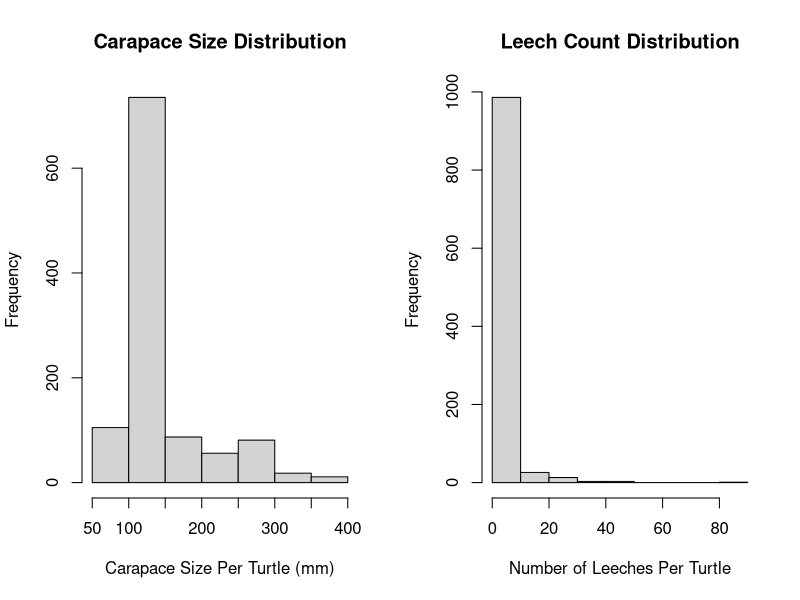
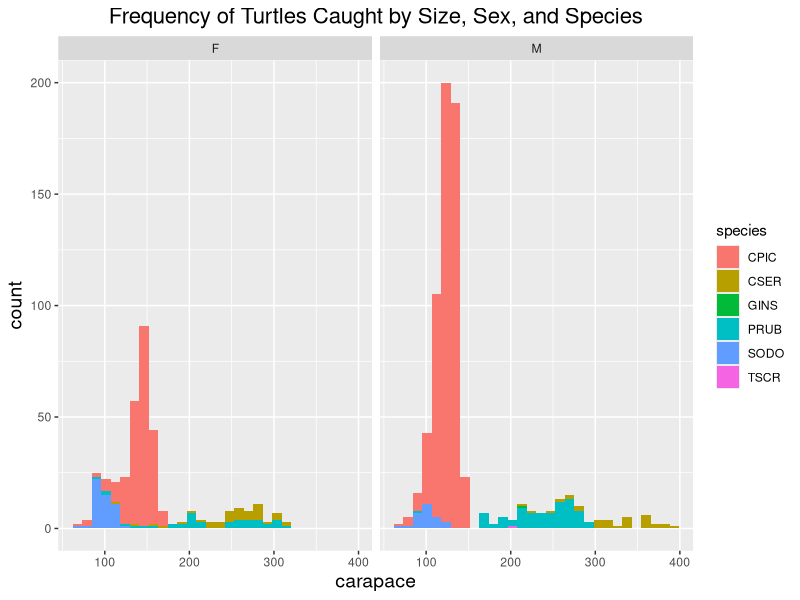
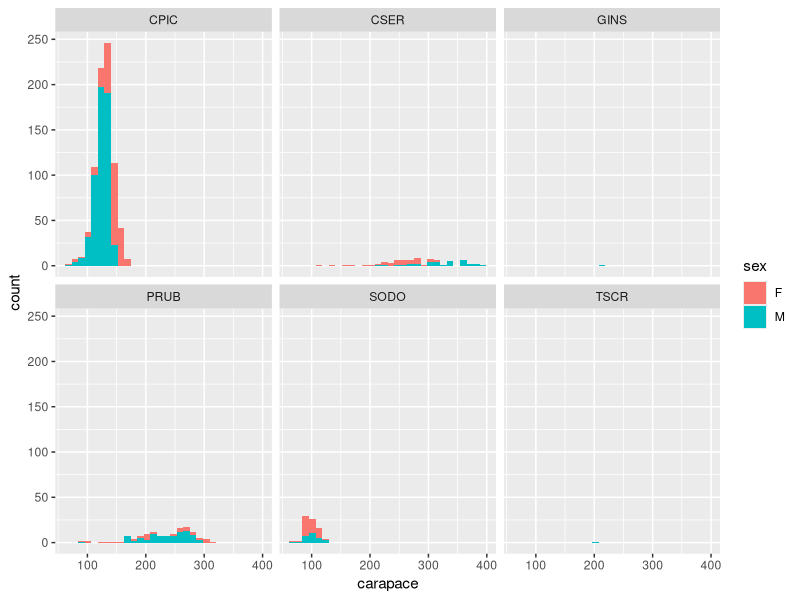
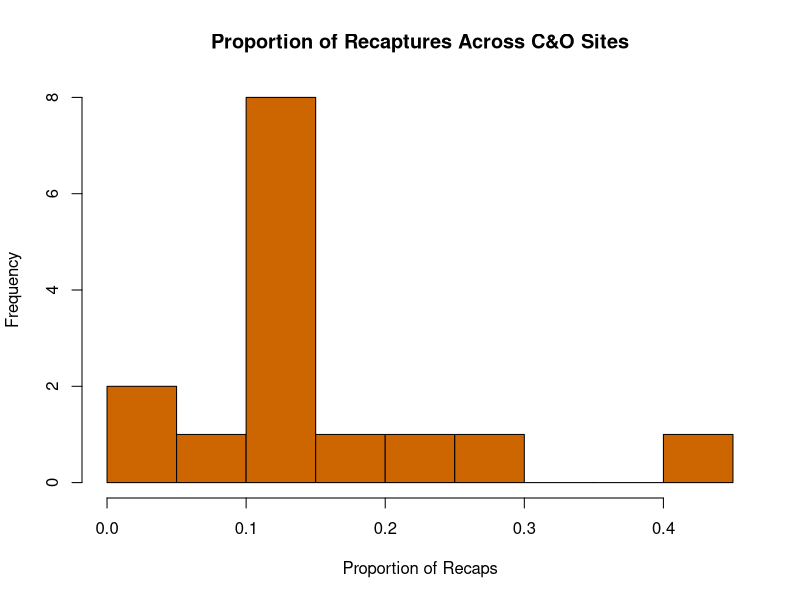
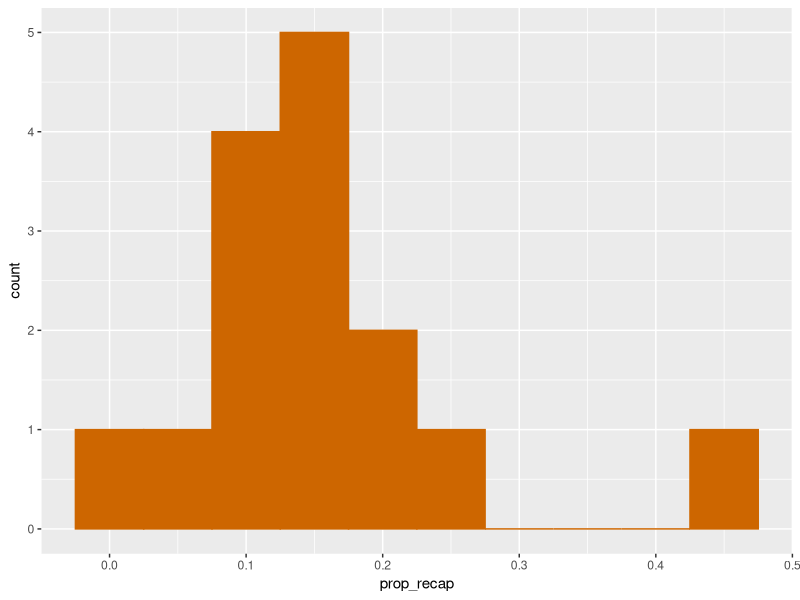
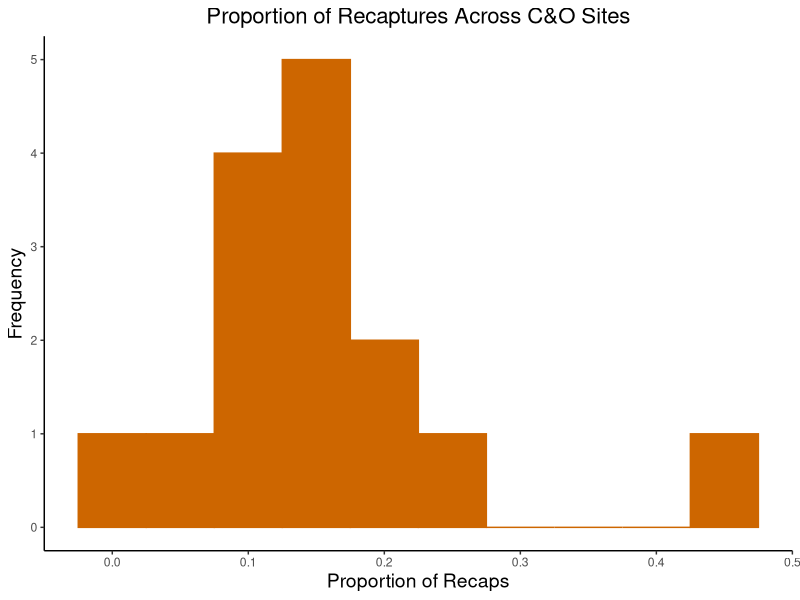
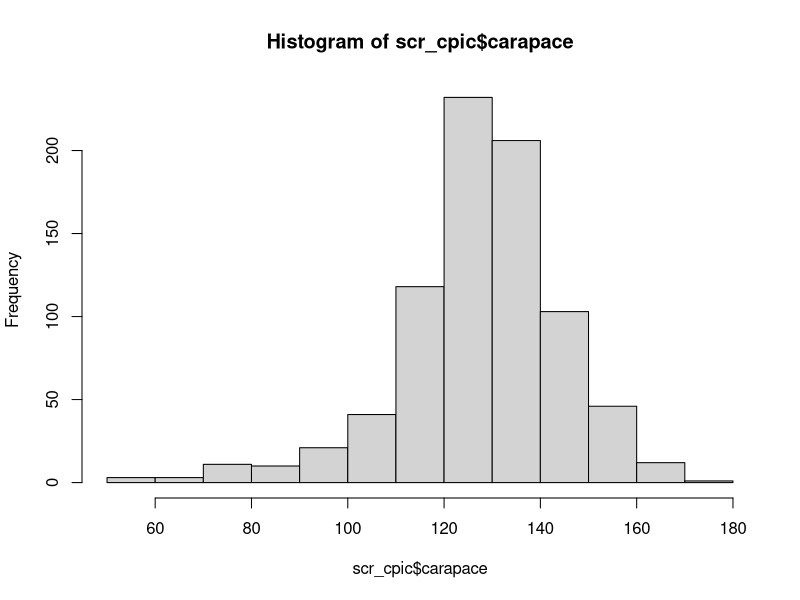
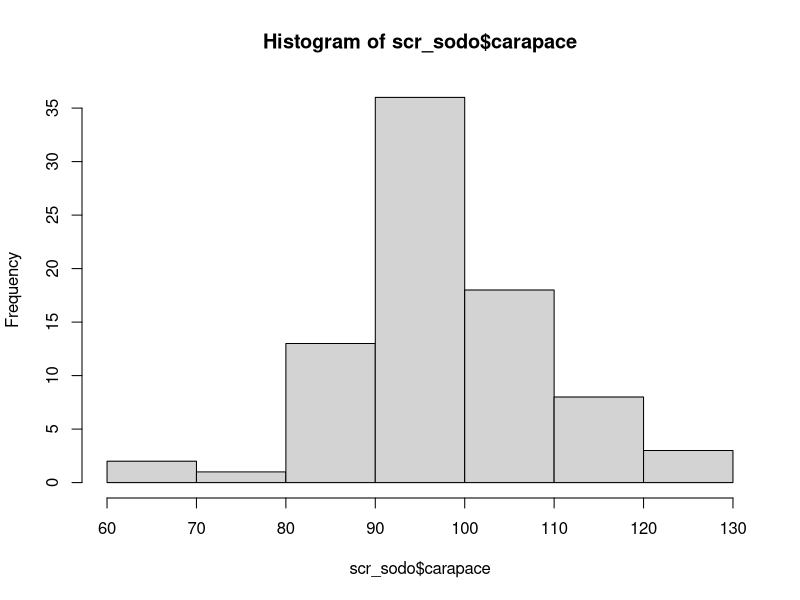

The R source for these figures, in order:
## ---- chunk 1
# getwd()
library(lme4)
library(ggplot2)
## ---- chunk 2
scr.data <- read.csv(file = "Data/canalscr_9_1_18.csv", stringsAsFactors = FALSE)
head(scr.data)
## ---- chunk 3
summary(scr.data)
## ---- chunk 4
# need to separate by site?

par(mfrow = c(1,2))
sizes <- hist(scr.data$carapace, main = "Carapace Size Distribution", xlab = "Carapace Size Per Turtle (mm)")
leeches <- hist(scr.data$leeches, main = "Leech Count Distribution", xlab = "Number of Leeches Per Turtle" )
par(mfrow = c(1,1))
## ---- chunk 5
scr.mf <- scr.data[which(scr.data$sex != "U" & !is.na(scr.data$sex)), ]
ggplot(data = scr.mf, aes(carapace)) + geom_histogram(aes(fill = species)) + facet_wrap(~sex) +
  ggtitle("Frequency of Turtles Caught by Size, Sex, and Species") +
  theme(plot.title = element_text(hjust = 0.5, size = 16),
        axis.title.x = element_text(size=14),
        axis.title.y = element_text(size=14))

 # scale_color_manual(values=c("lightgodlenrod4", "#darkorange3", "rosybrown3", "wheat2", "bisque2", "grey50"))+
 # scale_fill_manual(values=c("lightgodlenrod4", "#darkorange3", "rosybrown3", "wheat2", "bisque2", "grey50"))


ggplot(data = scr.mf, aes(carapace)) + geom_histogram(aes(fill = sex)) + facet_wrap(~species)
## ---- chunk 6

recaps <- read.csv(file = "Data/recaprates_9_1_18.csv")
hist(recaps$prop_recap, breaks = 10, xlab = "Proportion of Recaps", main = "Proportion of Recaptures Across C&O Sites", col = "darkorange3")



p <- ggplot(recaps, aes(x=prop_recap)) + 
  geom_histogram(binwidth = 0.05, color="darkorange3", fill = "darkorange3", position = position_dodge())
print(p)

p + labs(x ="Proportion of Recaps", y = "Frequency")+
   theme_classic() +
   scale_fill_manual(values=c('#999999','#E69F00')) +
  ggtitle("Proportion of Recaptures Across C&O Sites") +
  theme(plot.title = element_text(hjust = 0.5, size = 16),
        axis.title.x = element_text(size=14),
        axis.title.y = element_text(size=14)
)


## ---- chunk 7
scr_cpic <- subset(scr.data, species == "CPIC")
scr_sodo <- subset(scr.data, species == "SODO")
scr_cser <- subset(scr.data, species == "CSER")
scr_prub <- subset(scr.data, species == "PRUB")
scr_gins <- subset(scr.data, species == "GINS")
scr_tscr <- subset(scr.data, species == "TSCR")
## ---- chunk 8
summary(scr_cpic)
summary(scr_sodo)
summary(scr_cser)
summary(scr_prub)
summary(scr_gins)
## only 1 tscr caught, so did not create summary
## ---- chunk 9
hist(scr_cpic$carapace)
hist(scr_sodo$carapace)
hist(scr_cser$carapace)
hist(scr_prub$carapace)

hist(scr_cpic$leeches)
hist(scr_sodo$leeches)
hist(scr_cser$leeches)
hist(scr_prub$leeches)
## ---- chunk 10

cpic_size_site <- aov(data = scr_cpic, carapace ~ site)
cpic_size_summary <- summary(cpic_size_site)
cpic_size_summary
cpic_posthoc <- TukeyHSD(cpic_size_site, 'site', conf.level = 0.95)
cpic_posthoc

sodo_size_site <- aov(data = scr_sodo, carapace ~ site)
sodo_size_summary <- summary(sodo_size_site)
sodo_size_summary
sodo_posthoc <- TukeyHSD(sodo_size_site, 'site', conf.level = 0.95)
sodo_posthoc

cser_size_site <- aov(data = scr_cser, carapace ~ site)
cser_size_summary <- summary(cser_size_site)
cser_size_summary
cser_posthoc <- TukeyHSD(cser_size_site, 'site', conf.level = 0.95)
cser_posthoc

prub_size_site <- aov(data = scr_prub, carapace ~ site)
prub_size_summary <- summary(prub_size_site)
prub_size_summary
prub_posthoc <- TukeyHSD(prub_size_site, 'site', conf.level = 0.95)
prub_posthoc

all_size_site <- aov(data = scr.data, carapace ~ site)
all_size_summary <- summary(all_size_site)
all_size_summary
all_size_posthoc <- TukeyHSD(all_size_site, 'site', conf.level = 0.95)
all_size_posthoc

## ---- chunk 11

cpic_leeches_site <- aov(data = scr_cpic, leeches ~ site)
cpic_leeches_summary <- summary(cpic_leeches_site)
cpic_leeches_summary
cpic_leeches_posthoc <- TukeyHSD(cpic_leeches_site, 'site', conf.level = 0.95)
cpic_leeches_posthoc

sodo_leeches_site <- aov(data = scr_sodo, leeches ~ site)
sodo_leeches_summary <- summary(sodo_leeches_site)
sodo_leeches_summary
sodo_leeches_posthoc <- TukeyHSD(sodo_leeches_site, 'site', conf.level = 0.95)
sodo_leeches_posthoc

cser_leeches_site <- aov(data = scr_cser, leeches ~ site)
cser_leeches_summary <- summary(cser_leeches_site)
cser_leeches_summary
cser_leeches_posthoc <- TukeyHSD(cser_leeches_site, 'site', conf.level = 0.95)
cser_leeches_posthoc

prub_leeches_site <- aov(data = scr_prub, leeches ~ site)
prub_leeches_summary <- summary(prub_leeches_site)
prub_leeches_summary
prub_leeches_posthoc <- TukeyHSD(prub_leeches_site, 'site', conf.level = 0.95)
prub_leeches_posthoc

all_leeches_site <- aov(data = scr.data, leeches ~ site)
all_leeches_summary <- summary(all_leeches_site)
all_leeches_summary
all_leeches_posthoc <- TukeyHSD(all_leeches_site, 'site', conf.level = 0.95)
all_leeches_posthoc

## ---- chunk 12
 #add in site as random effect

leeches_species <- aov(data = scr.data, leeches ~ species)
leeches_species_summary <- summary(leeches_species)
leeches_species_summary
##leeches_species_posthoc <- TukeyHSD(leeches_species, 'leeches', conf.level = 0.95)
##NaNs produced (need to use NA.omit?)
##leeches_species_posthoc

glmer1 <- glmer(leeches ~ species + (1|site), data = scr.data, family = poisson)
summary(glmer1)

hist(rnorm(10000, exp(0.31932), sd = 0.4694))

library(dplyr)
scr.scaled <- scr.data %>%
  filter(species != "GINS",
         species != "TSCR") %>%
  mutate(mass.s = (mass - mean(mass)) / sd(mass))
summary(scr.scaled)

glmer2 <- glmer(leeches ~ species + mass.s + (1|site), data = scr.scaled, family = poisson)
summary(glmer2)
## ---- chunk 13
#add in site as random effect

leeches_size <- aov(data = scr.data, leeches ~ carapace)
leeches_size_summary <- summary(leeches_size)
leeches_size_summary

cpic_leeches_size <- aov(data = scr_cpic, leeches ~ carapace)
cpic_leeches_size_summary <- summary(cpic_leeches_size)
cpic_leeches_size_summary
##cpic_leeches_size_posthoc <- TukeyHSD(cpic_leeches_size, 'carapace', conf.level = 0.95)
##cpic_leeches_size_posthoc

##sodo_leeches_size <- aov(data = scr_sodo, leeches ~ carapace)
##sodo_leeches_size_summary <- summary(sodo_leeches_size)
##sodo_leeches_size_summary
##sodo_leeches_size_posthoc <- TukeyHSD(sodo_leeches_size, 'carapace', conf.level = 0.95)
##sodo_leeches_size_posthoc

##cser_leeches_size <- aov(data = scr_cser, leeches ~ carapace)
##cser_leeches_size_summary <- summary(cser_leeches_size)
##cser_leeches_size_summary
##cser_leeches_size_posthoc <- TukeyHSD(cser_leeches_size, 'carapace', conf.level = 0.95)
##cser_leeches_size_posthoc

##prub_leeches_size <- aov(data = scr_prub, leeches ~ carapace)
##prub_leeches_size_summary <- summary(prub_leeches_size)
##prub_leeches_size_summary
##prub_leeches_size_posthoc <- TukeyHSD(prub_leeches_size, 'carapace', conf.level = 0.95)
##prub_leeches_size_posthoc

## ---- chunk 14

